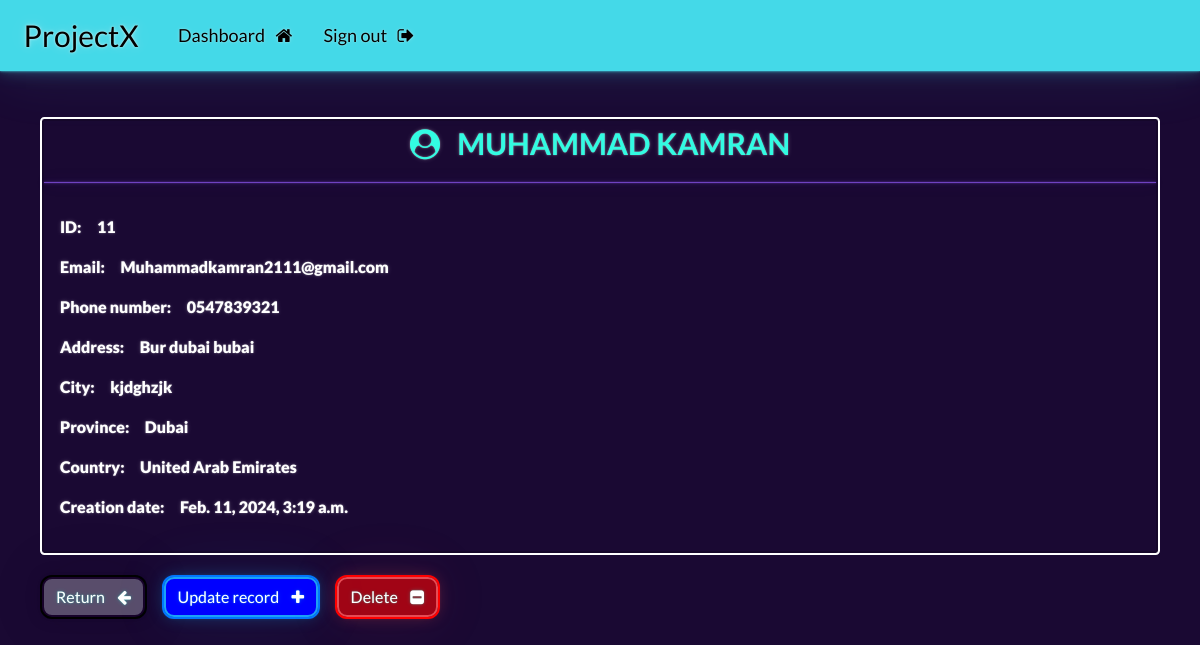
The page /record/11 (signed in) on the database its author committed.
### information/models.py (models this page shows, shortened)
class Record(models.Model):
    creation_date = models.DateTimeField(auto_now_add=True)
    first_name=models.CharField(max_length=100)
    last_name=models.CharField(max_length=100)
    email=models.CharField(max_length=255)
    phone=models.CharField(max_length=20)
    address=models.CharField(max_length=300)
    city=models.CharField(max_length=255)
    province=models.CharField(max_length=200)
    country=models.CharField(max_length=125)

### information/views.py (the view)
# urls.py: path('record/<int:pk>', views.singular_record, name="record"),
@login_required(login_url='my-login')
def singular_record(request, pk):
    all_records=Record.objects.get(id=pk)
    context={'record':all_records}
    return render(request,'information/view-record.html', context=context)

### information/templates/information/view-record.html (shortened to what this page needs)
{% extends "information/base.html" %}
{% block content %}
    <div class="card s9">
        <div class="s4">
            <strong>
                <i class="fa fa-user-circle" aria-hidden="true"></i>&nbsp;&nbsp;
                {{record.first_name|upper}}
                {{record.last_name|upper}}
            <strong>
        </div>
        <hr>
        <div class="card-body">
            <p><strong>ID:</strong>&nbsp;&nbsp;&nbsp;&nbsp; {{record.id}}</p>
            <p><strong>Email:</strong>&nbsp;&nbsp;&nbsp;&nbsp; {{record.email}}</p>
            <p><strong>Phone number:</strong>&nbsp;&nbsp;&nbsp;&nbsp; {{record.phone}}</p>
            <p><strong>Address:</strong>&nbsp;&nbsp;&nbsp;&nbsp; {{record.address}}</p>
            <p><strong>City:</strong>&nbsp;&nbsp;&nbsp;&nbsp; {{record.city}}</p>
            <p><strong>Province:</strong>&nbsp;&nbsp;&nbsp;&nbsp; {{record.province}}</p>
            <p><strong>Country:</strong>&nbsp;&nbsp;&nbsp;&nbsp; {{record.country}}</p>
            <p><strong>Creation date:</strong>&nbsp;&nbsp;&nbsp;&nbsp; {{record.creation_date}}</p>
        </div>
    </div>
    <br>
    <a href="{% url 'dashboard' %}" class="btn btn-outline-dark s7">Return&nbsp;&nbsp;&nbsp;&nbsp;<i class="fa fa-arrow-left" aria-hidden="true"></i></a>
    <a href="{% url 'update-record' record.id %}" class="btn btn-outline-info s8">Update record&nbsp;&nbsp;&nbsp;&nbsp;<i class="fa fa-plus" aria-hidden="true"></i></a>
    <a href="{% url 'delete-record' record.id %}" class="btn btn-outline-danger s5">Delete&nbsp;&nbsp;&nbsp;&nbsp;<i class="fa fa-minus-square" aria-hidden="true"></i></a>
{% endblock  %}

### static/css/styles.css (style rules this page uses)
.s4 { text-align: center; font-size: 30px; }
.s5 { background-color: rgba(255, 0, 0, 0.589); color: white; outline: 2px solid red; border-radius: 10px; }
.s8 { background-color: blue; color: white; outline: 2px solid rgb(0, 119, 255); border-radius: 10px; }
.s7 { background-color: rgba(255, 255, 255, 0.274); color: white; outline: 2px solid black; border-radius: 10px; }
.s9 { outline: 2px solid white; }

### rows shown on the page
Record: first_name "MUHAMMAD", last_name "KAMRAN", id "11", email "Muhammadkamran2111@gmail.com", phone "0547839321", address "Bur dubai bubai", city "kjdghzjk", province "Dubai", country "United Arab Emirates", creation_date "Feb. 11, 2024, 3:19 a.m."
